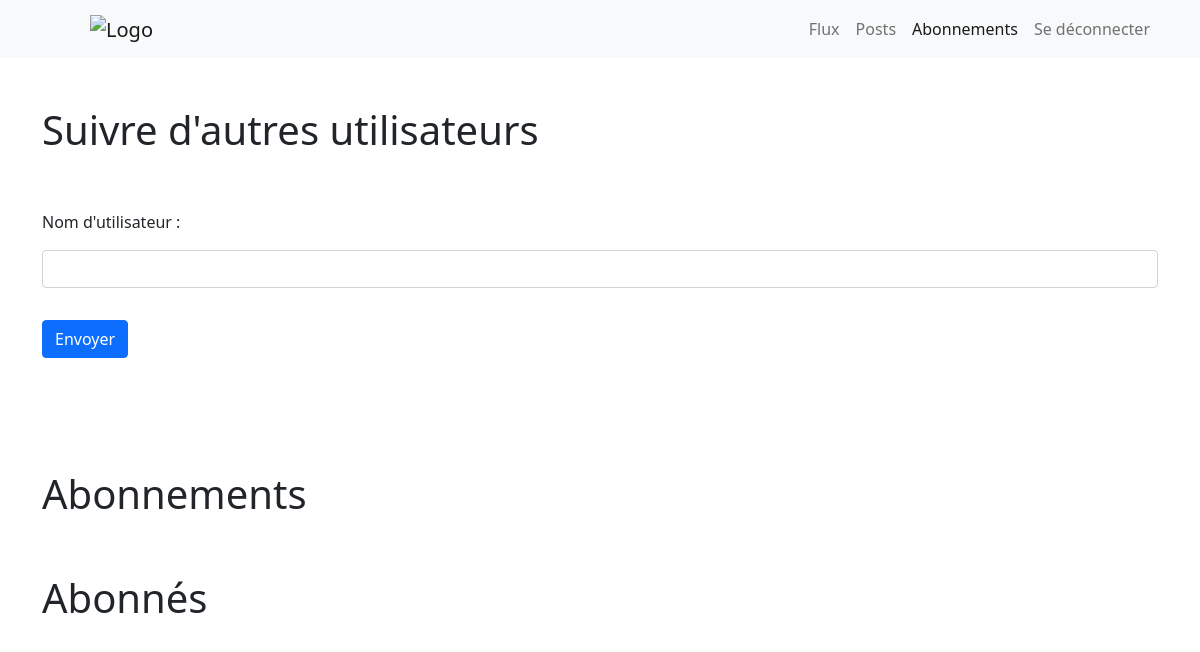
/flux/abonnements (signed in), run on an earlier commit of the app's database.
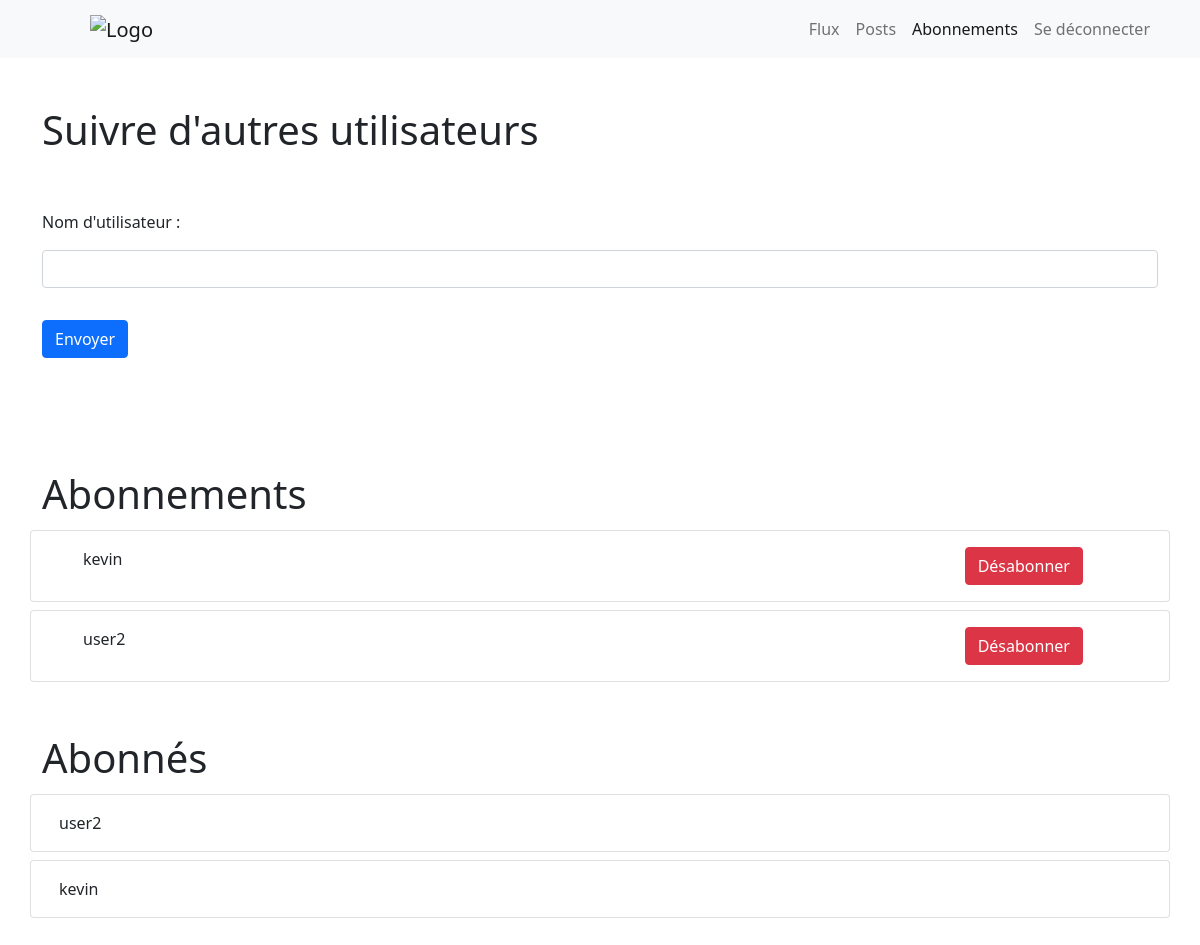
And on a later commit of the database.
### flux/models.py (models this page shows)
class UserFollows(models.Model):
    user = models.ForeignKey(
        to=settings.AUTH_USER_MODEL,
        on_delete=models.CASCADE,
        related_name='following')
    followed_user = models.ForeignKey(
        to=settings.AUTH_USER_MODEL,
        on_delete=models.CASCADE,
        related_name='followed_by')
    class Meta:
        unique_together = ('user', 'followed_user', )

### accueil/models.py (models this page shows)
class User(AbstractUser):
    pass

### flux/views.py (the view, shortened to what this page needs)
# urls.py: path('abonnements', views.abonnements, name='abonnements'),
@login_required
def abonnements(request):
    form = AbonnementsForm
    followed_users = UserFollows.objects.filter(user=request.user.id)
    followers = UserFollows.objects.filter(followed_user=request.user.id)
    context = {'form': form, 'followed_users': followed_users, 'followers': followers, 'current_page': 'abonnements'}
    return render(request, 'flux/abonnements.html', context)

### flux/templates/flux/abonnements.html (shortened to what this page needs)
{% extends "base_generic.html" %}
{% block content %}
<div class="container my-5">
    <h1> Suivre d'autres utilisateurs</h1>
    <div class="row">
        <div class="col-12">
            <form class='my-5' action="" enctype="multipart/form-data" method="post">
                {{form}}
                <button id = "create-review-submit" type="submit" class="btn btn-primary my-3">Envoyer</button>
            </form>
        </div>
    </div>
</div>
<div class="container my-5">
    <h1>Abonnements</h1>
    <div class="row">
        {% for followed_user in followed_users %}
            <div class="card my-1">
                <div class="card-body">
                    <div class="container">
                        <div class="row">
                            <div class="col-10">{{followed_user.followed_user}}</div>
                            <div class="col-2">
                                <a name="désabonner" id="désabonner" class="btn btn-danger" href="unsubscribe/{{followed_user.id}}" role="button">Désabonner</a>
                            </div>
                        </div>
                    </div>
                </div>
            </div>
        {% endfor %}
    </div>
</div>
<div class="container my-5">
    <h1>Abonnés</h1>
    <div class="row">
        {% for follower in followers %}
            <div class="card my-1">
                <div class="card-body">
                    <p class="card-text">{{follower.user}}</p>
                </div>
            </div>
        {% endfor %}
    </div>
</div>
{% endblock content %}

### templates/base_generic.html (shortened to what this page needs)
<!DOCTYPE html>
<html lang="en">
<head>
    <link href="https://cdn.jsdelivr.net/npm/bootstrap@5.0.2/dist/css/bootstrap.min.css" rel="stylesheet">
    <link rel="stylesheet" href="https://cdn.jsdelivr.net/npm/bootstrap-icons@1.5.0/font/bootstrap-icons.css">
    {% load static %}
</head>
<body>
        <nav class="navbar navbar-expand-lg navbar-light bg-light ">
            <div class="container">
                <a class="navbar-brand w-10" href="{% url 'flux' %}"><img class="w-25 mx-5" src="https://user.oc-static.com/upload/2020/09/18/16004297044411_P7.png" alt="Logo"></a>
                <div class="collapse navbar-collapse justify-content-end" id="navbarNav">
                    <ul class="navbar-nav ">
                    <li class="nav-item">
                        {% if current_page == 'flux' %}
                            <a class="nav-link active" aria-current="page" href={% url 'flux' %}>Flux</a>
                        {% else %}
                            <a class="nav-link" aria-current="page" href={% url 'flux' %}>Flux</a>
                        {% endif %}
                    </li>
                    <li class="nav-item">
                        {% if current_page == 'posts' %}
                            <a class="nav-link active" href={% url 'posts' %}>Posts</a>
                        {% else %}
                            <a class="nav-link" href={% url 'posts' %}>Posts</a>
                        {% endif %}
                    </li>
                    <li class="nav-item">
                        {% if  current_page == 'abonnements' %}
                            <a class="nav-link active" href={% url 'abonnements' %}>Abonnements</a>
                        {% else %}
                            <a class="nav-link" href={% url 'abonnements' %}>Abonnements</a>
                        {% endif %}
                    </li>
                    <li class="nav-item">
                        <a class="nav-link" href={% url 'logout_view'%}>Se déconnecter</a>
                    </li>
                    </ul>
            </div>
            </div>
        </nav>
    {% block content %} {% endblock %}
</body>
</html>

What changed in the data, as far as the page shows it:
added UserFollows: followed_user "kevin", shown under "Abonnements"
added UserFollows: followed_user "user2", shown under "Abonnements"
added UserFollows: user "user2", shown under "Abonnés"
added UserFollows: user "kevin", shown under "Abonnés"
